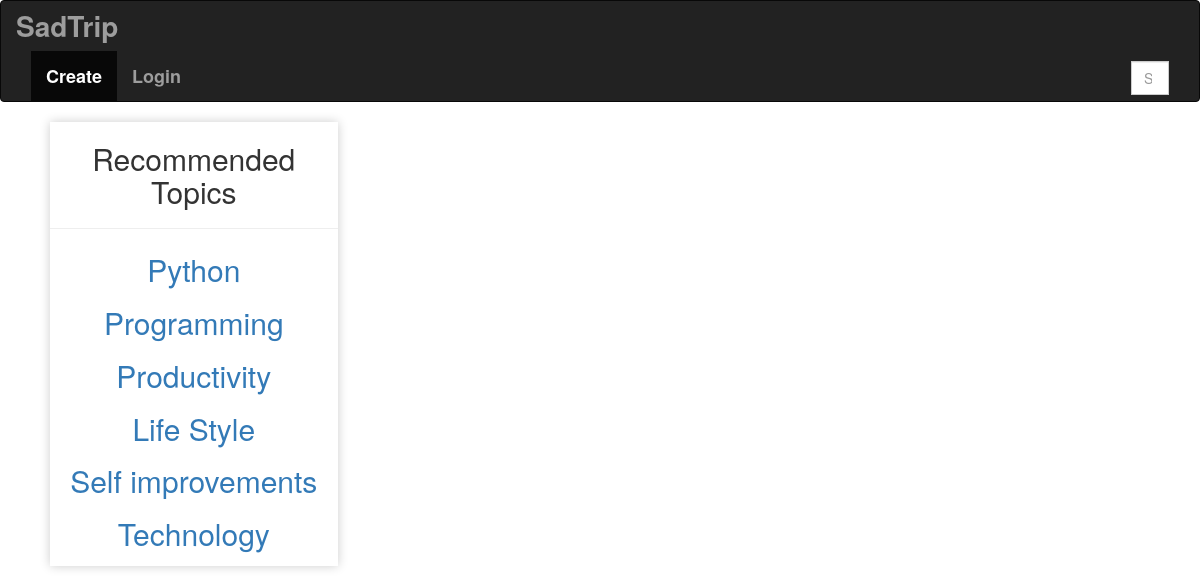
Page /?q=Programming on the committed database.
### Blog/models.py (models this page shows, shortened)
class Topic(models.Model):
    Name = models.CharField(max_length=200)

### Blog/views.py (the view)
# urls.py: path('',views.home,name='home'),
def home(request):
    q = request.GET.get('q') if request.GET.get('q')!= None else ''
    post = Post.objects.filter(Topic__Name__icontains=q)
    topic = Topic.objects.all()
    Updated = timezone.now()
    context = {'post':post,'time':Updated,'topic':topic}
    return render(request,'Blog/main.html',context)

### Blog/templates/Blog/main.html (shortened to what this page needs)
{% extends 'home.html'%}
{% block content %}
<div class="home-container">
  <div class='topic-container '>
    <h2>Recommended Topics</h2>
    <hr>
    {% for topic in topic %}
    <div class="topic">
      <p><a href="{% url 'home' %}?q={{ topic.Name }}">{{ topic.Name }}</a></p>
      </div>
    {% endfor %}
  </div>
  <div>
  </div>
</div>
{% endblock %}

### Blog/templates/Blog/main.html (style rules this page uses)
.home-container { display: grid; grid-template-columns: 1fr 3fr; padding-left: 50px; }
.topic-container { text-align: center; font-size: 30px; box-shadow: 0 0 10px rgba(0, 0, 0, 0.2); }

### rows in the picture
Topic: Name "Python"
Topic: Name "Programming"
Topic: Name "Productivity"
Topic: Name "Life Style"
Topic: Name "Self improvements"
Topic: Name "Technology"
